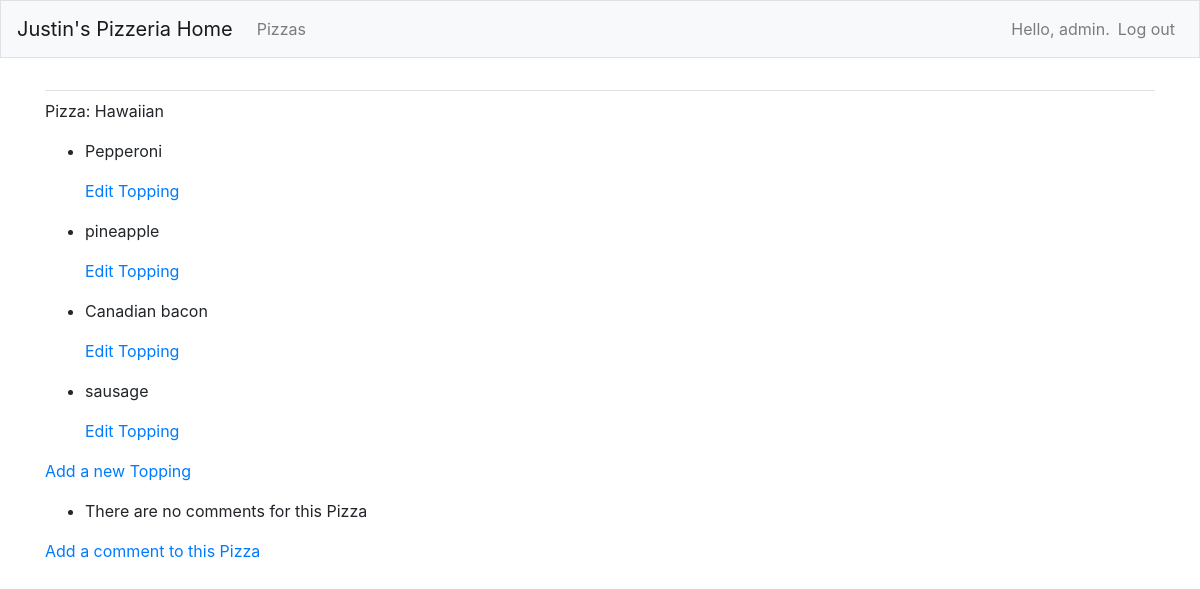
Before: /pizzas/1/ (signed in) with the older database file.
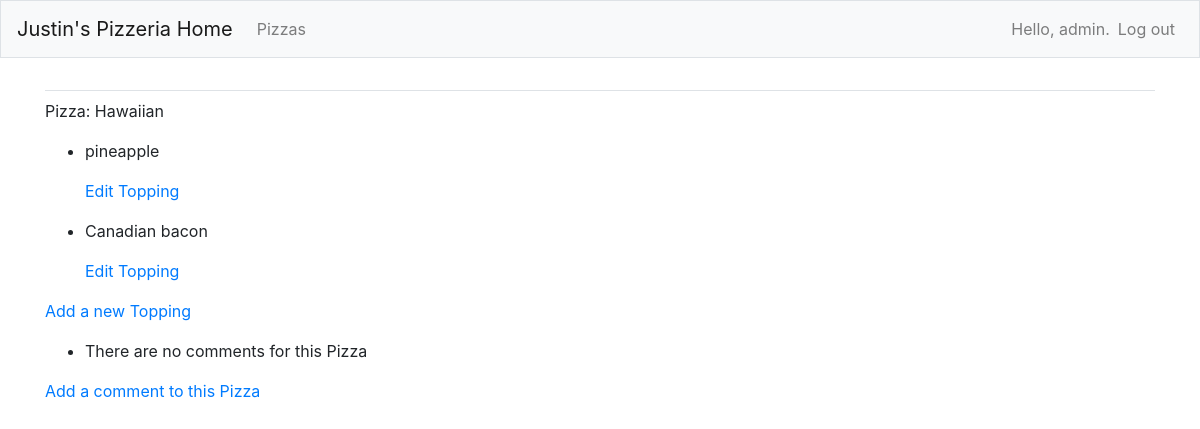
After: the same page with the newer database file.
### pizzas/models.py (models this page shows, shortened)
class Pizza(models.Model):
    name = models.CharField(max_length=200)
    date_added = models.DateTimeField(auto_now_add=True)
    owner = models.ForeignKey(User,on_delete=models.CASCADE)

class Topping(models.Model):
    pizza = models.ForeignKey(Pizza, on_delete=models.CASCADE)
    name = models.CharField(max_length=200)
    date_added = models.DateTimeField(auto_now_add=True)

### pizzas/views.py (the view)
# urls.py: path('pizzas/<int:pizza_id>/', views.pizza, name='pizza'),
@login_required
def pizza(request, pizza_id):
    pizza = Pizza.objects.get(id=pizza_id)
    toppings = pizza.topping_set.order_by('-date_added')
    if pizza.owner != request.user:
        raise Http404
    context = {'pizza':pizza, 'toppings':toppings}
    return render(request, 'pizzas/pizza.html', context)

### pizzas/templates/pizzas/pizza.html
{% extends "pizzas/base.html" %}
{% load bootstrap4 %}
{% block content %}
<p> Pizza: {{ pizza.name }} </p>
<ul>
    {% for topping in toppings %}
    <li>
        <p>{{topping.name | linebreaks}}</p>
    </li>
    <p>
        <a href="{% url 'pizzas:edit_topping' topping.id %}">Edit Topping</a>
    </p>
    {% empty %}
    <li>Toppings for this pizza have not been added yet</li>
    {% endfor %}
</ul>
<p> <a href="{% url 'pizzas:new_topping' pizza.id %}">Add a new Topping</a> </p>
<ul>
    {% for comment in comments %}
    <li>
        <p>{{comment.name | linebreaks}}</p>
    </li>
    {% empty %}
    <li>There are no comments for this Pizza</li>
    {% endfor %}
</ul>
<p>
    <a href="{% url 'pizzas:comments' pizza.id %}">Add a comment to this Pizza</a>
</p>
{% endblock content %}

### pizzas/templates/pizzas/base.html (shortened to what this page needs)
{% load bootstrap4 %}
<!doctype html>
<html lang="en">
<head>
    {% bootstrap_css %}
</head>
<body>
    <nav class="navbar navbar-expand-md navbar-light bg-light mb-4 border">
        <a class="navbar-brand" href="{% url 'pizzas:index' %}">Justin's Pizzeria Home</a>
        <div class="collapse navbar-collapse" id="navbarCollapse">
            <ul class="navbar-nav mr-auto">
                <li class="nav item">
                    <a class="nav-link" href="{% url 'pizzas:pizzas' %}">Pizzas</a>
                </li>
            </ul>
            <ul class="navbar-nav ml-auto">
                {% if user.is_authenticated %}
                <li class="nav-item">
                    <span class="navbar-text">Hello, {{ user.username }}.</span>
                </li>
                <li class="nav-item">
                    <a class="nav-link" href="{% url 'users:logout' %}">Log out</a>
                </li>
                {% endif %}
            </ul>
        </div>
    </nav>
    <main role="main" class="container">
        <div class="pb-2 mb-2 border-bottom">
        </div>
        <div>
            {% block content %}{% endblock content %}
        </div>
    </main>
</body>
</html>

Changed rows visible on the page:
removed Topping: name "Pepperoni"
removed Topping: name "sausage"
